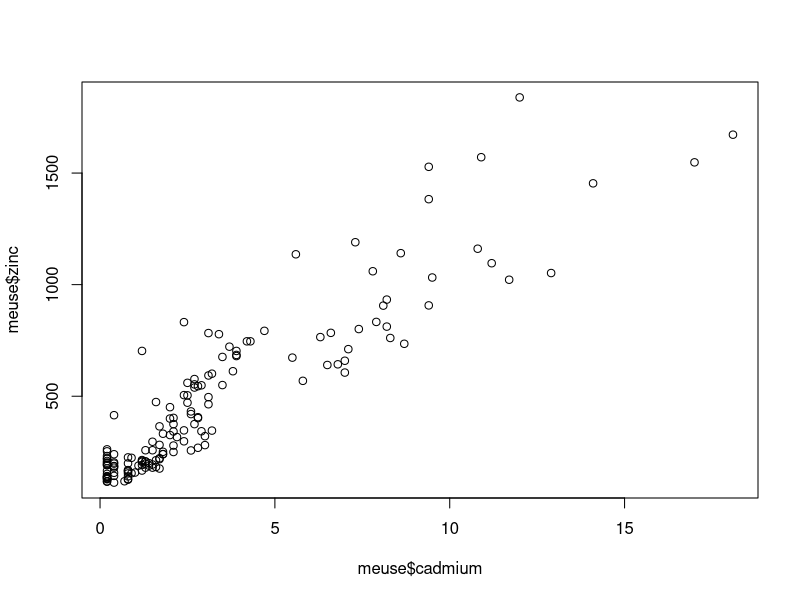
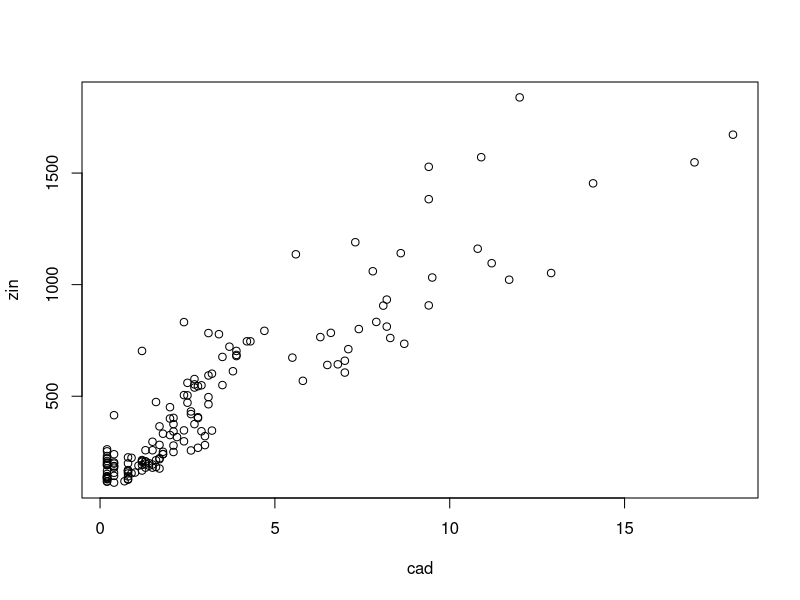
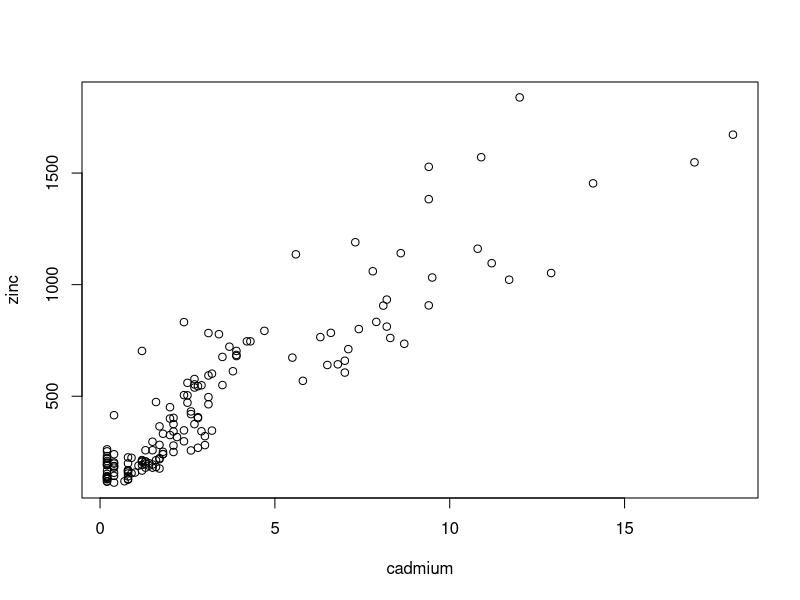
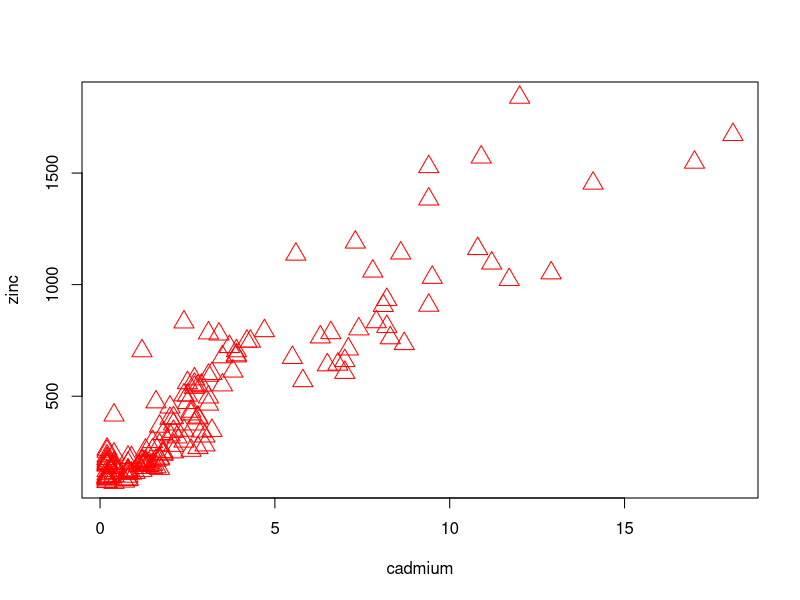
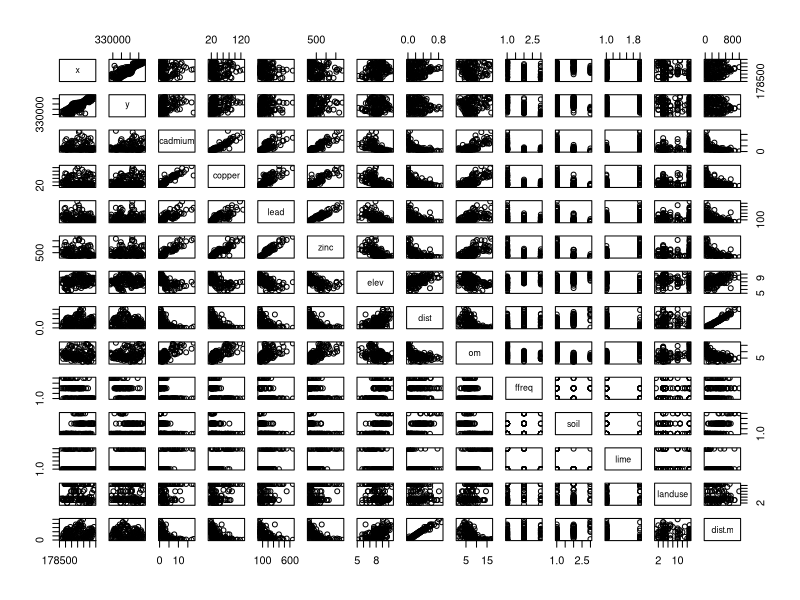
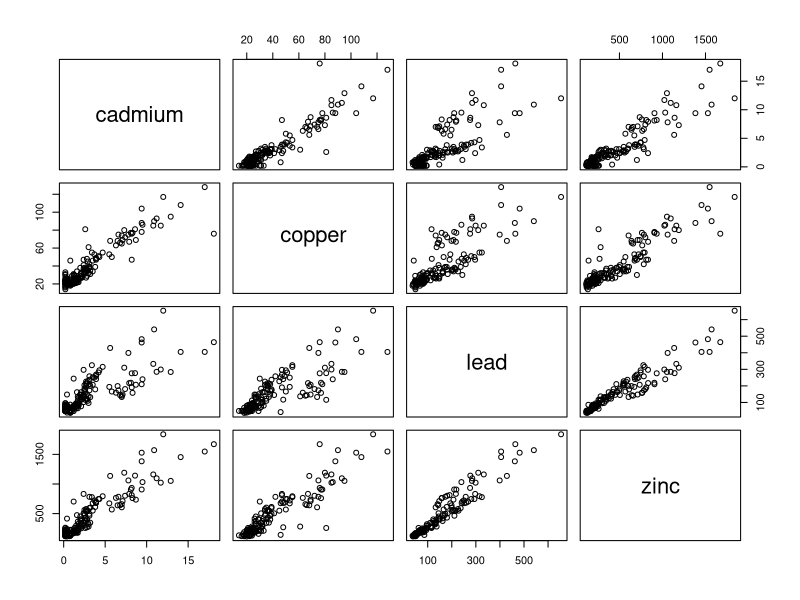
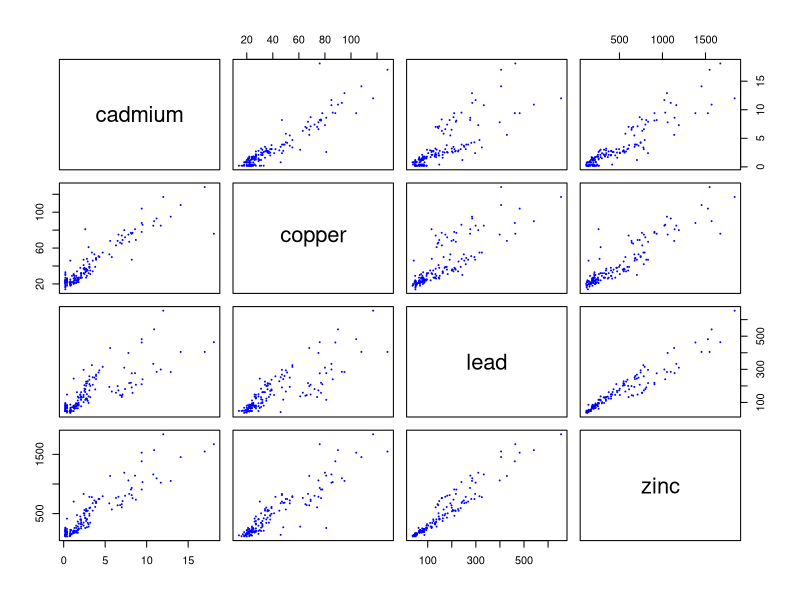

R code for these plots, in order:
# This is a code for investigating relationships among ecological variables

# We are using the sp package. To install it use:
# install.packages("sp")

# To recall the package we use the function "library()" or also "require()"
library(sp)

# We are using meuse, search for "meuse dataset R sp package" on google to know what this is
# OMG, JUST GOOGLE IT

# To recall the dataset we can use the function "data()"
data(meuse)

# To see in a savage way the data just write "meuse" and you'll see all that cute numbers
meuse

# There is an other function called "View()" to see data in a more fancy way
# NOTE: use the V in capital letter
View(meuse)

# This gives me an error :(
# Is that because I use a MacBook??? OMG rude

# Errore in View(meuse) : La dataentry X11 non può essere caricata
# In aggiunta: Messaggi di avvertimento:
# 1: In system2("/usr/bin/otool", c("-L", shQuote(DSO)), stdout = TRUE) :
#   il comando in esecuzione ''/usr/bin/otool' -L '/Library/Frameworks/R.framework/Resources/modules/R_de.so'' aveva status 69
# 2: In View(meuse) :
#   non è possibile caricare un oggetto condiviso '/Library/Frameworks/R.framework/Resources/modules//R_de.so':
#   dlopen(/Library/Frameworks/R.framework/Resources/modules//R_de.so, 6): Library not loaded: /opt/X11/lib/libSM.6.dylib
#   Referenced from: /Library/Frameworks/R.framework/Versions/4.2/Resources/modules/R_de.so
#   Reason: image not found
#
# You have not agreed to the Xcode license agreements, please run 'sudo xcodebuild -license' from within a Terminal window to review and agree to the Xcode license agreements.

# To solve this error I updated to the latest version the app Xcode on my computer and agreed the license
# Then I downloaded and installed the package at: https://www.xquartz.org/
# I restarted the computer and the function "View()" didn't give me errors anymore, it's only a bit slow


# Then we use the function "head()" to see only the initial lines of the table
head(meuse)

# To see only the names of the columns we use the function "names()"
names(meuse)

# Now we use the "summary()" function that gives me all the statistical variables I want
summary(meuse)

# We plot two of the columns and we have to say where to take the data so we use the $ symbol, because they are inside the table
# $ is used to link the objects with the variables
plot(meuse$cadmium, meuse$zinc)

# We can put all the column in a new variable
cad <- meuse$cadmium
zin <- meuse$zinc

plot(cad, zin)

# Or you can use the "attach()" function, to attach the datafame to R
attach(meuse)
plot(cadmium, zinc)

# We can change the color, the size and the shape of the dots
plot(cadmium,zinc, col="red", cex=2, pch=24)

# If we use the function "pairs()" it plots every data, pairing between them
pairs(meuse)

# To select only some of the columns of the table (form column n to column m) we have to say it by using [,n:m]
# Note that the commant to say what is the inizial point is comma
meuse[,3:6]

# To plot only the selected data we do simply like this
pairs(meuse[,3:6])

# To assign the selected data in a variable we do so
pol <- meuse[,3:6]

pairs(pol, col="blue", cex=0.2)
